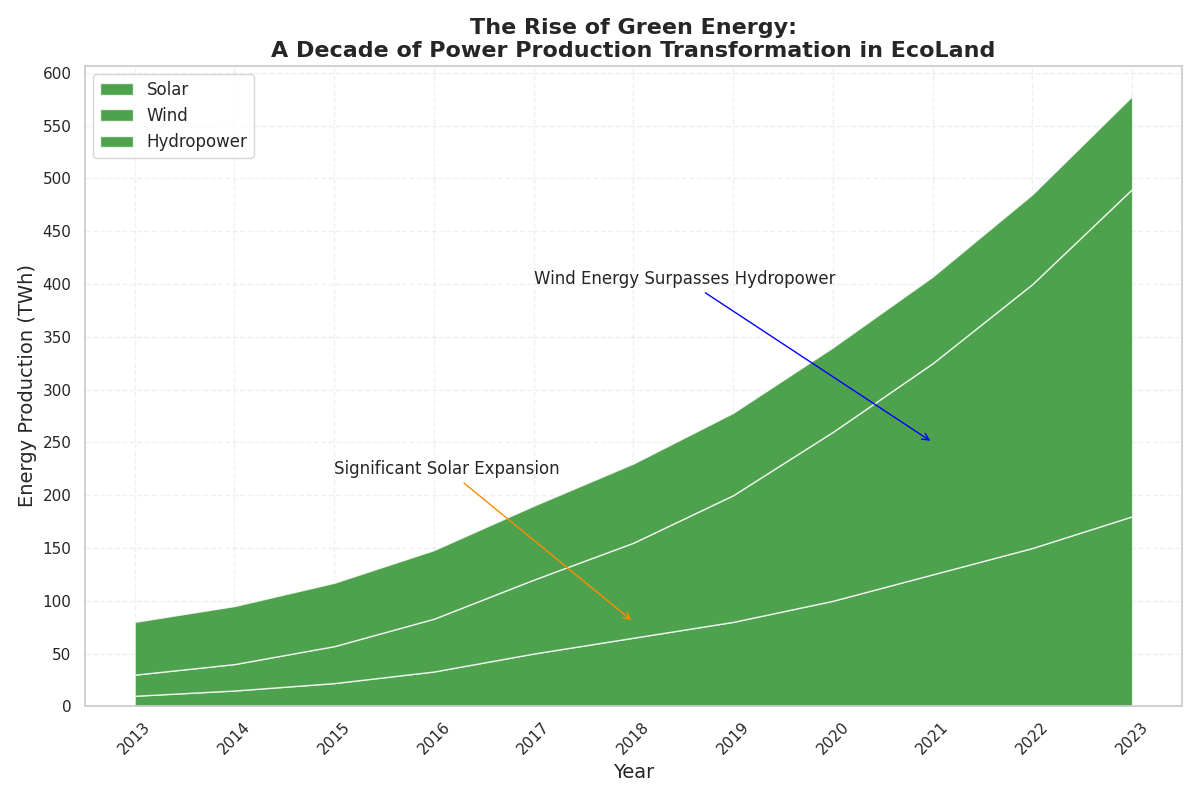

Python code for this plot:
import matplotlib.pyplot as plt
import numpy as np

years = np.arange(2013, 2024)
solar_energy = np.array([10, 15, 22, 33, 50, 65, 80, 100, 125, 150, 180])
wind_energy = np.array([20, 25, 35, 50, 70, 90, 120, 160, 200, 250, 310])
hydro_energy = np.array([50, 55, 60, 65, 70, 75, 78, 80, 82, 85, 88])

energy_data = np.vstack([solar_energy, wind_energy, hydro_energy])

plt.figure(figsize=(12, 8))
plt.stackplot(years, energy_data, labels=['Solar', 'Wind', 'Hydropower'], 
              colors=['#228B22', '#228B22', '#228B22'], alpha=0.8)

plt.title("The Rise of Green Energy:\nA Decade of Power Production Transformation in EcoLand", 
          fontsize=16, weight='bold')
plt.xlabel("Year", fontsize=14)
plt.ylabel("Energy Production (TWh)", fontsize=14)
plt.xticks(years, rotation=45)
plt.yticks(np.arange(0, 601, 50))
plt.legend(loc='upper left', fontsize=12, frameon=True)
plt.grid(alpha=0.3, linestyle='--')

plt.annotate("Significant Solar Expansion", xy=(2018, 80), xytext=(2015, 220),
             arrowprops=dict(arrowstyle="->", connectionstyle="arc3", color='darkorange'), fontsize=12)

plt.annotate("Wind Energy Surpasses Hydropower", xy=(2021, 250), xytext=(2017, 400),
             arrowprops=dict(arrowstyle="->", connectionstyle="arc3", color='blue'), fontsize=12)

plt.tight_layout()
plt.show()
